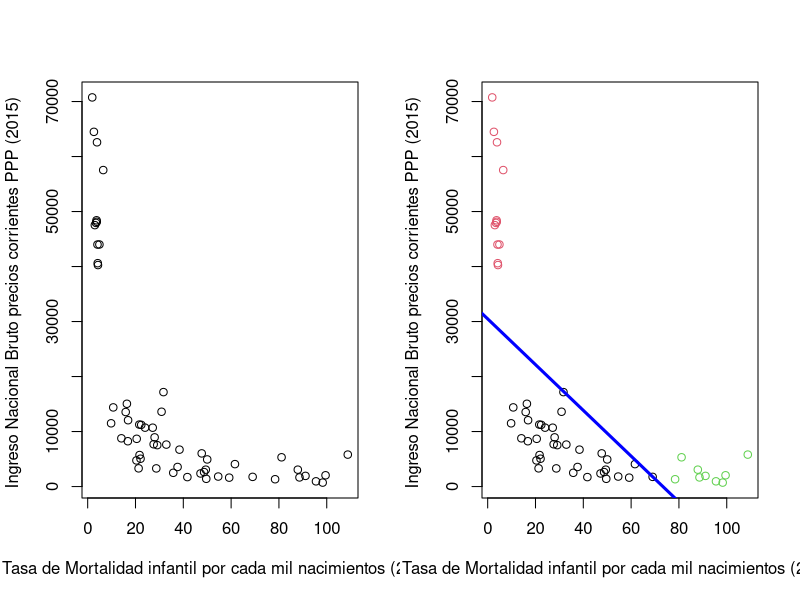

Recreate this plot in R.
### clasificador de países OCDE

## Entrenamiento

## Lectura del archivo de entrenamiento
df <- read.csv(file = "Cap 1. Principios de aprendizaje automatizado/data/non_OCDE_countries.csv")

## Se observan las variables
names(df)

## Cambiando los nombres de todas las variables
## se utiliza una lista de nombres más sencilla de interpretar

names(df) <- c("Nombre_pais",
               "Codigo_pais",
               "Tasa_mortalidad",
               "GNI_PC_PPP",
               "OCDE_member")

## Gráfica de dispersión de los datos seleccionados, sin distinción por clase

par(mfrow=c(1,2)) ## Se especifica que se quieren dos gráficas en un mismo renglón

## Gráfica 1 de 2 Mortalidad infantil e ingres nacional bruto.
plot(x = df$Tasa_mortalidad,  ## Variable X
     y = df$GNI_PC_PPP,       ## Variable Y
     xlab = "Tasa de Mortalidad infantil por cada mil nacimientos (2015)",
     ylab = "Ingreso Nacional Bruto precios corrientes PPP (2015) ")


## Estimación del modelo de regresión lineal.
## se especifica que el ingreso nacional bruto = f(Tasa de mortalidad)
## la variable Y del modelo es ingreso nacional bruto
## la variable X del modelo es Tasa de mortalidad

a <- lm(data = df,  GNI_PC_PPP ~ Tasa_mortalidad)

## Se pintan los casos que están mal clasificados con color 3 (verde)

df$OCDE_member[df$Tasa_mortalidad > 75] <- 3

## Gráfica 2 de 2 Mortalidad infantil e ingres nacional bruto, colores por clasificación de país

plot(df$Tasa_mortalidad, 
     df$GNI_PC_PPP, col = df$OCDE,
     xlab = "Tasa de Mortalidad infantil por cada mil nacimientos (2015)",
     ylab = "Ingreso Nacional Bruto precios corrientes PPP (2015) ")

abline(a, col = "blue", lwd = 3)
